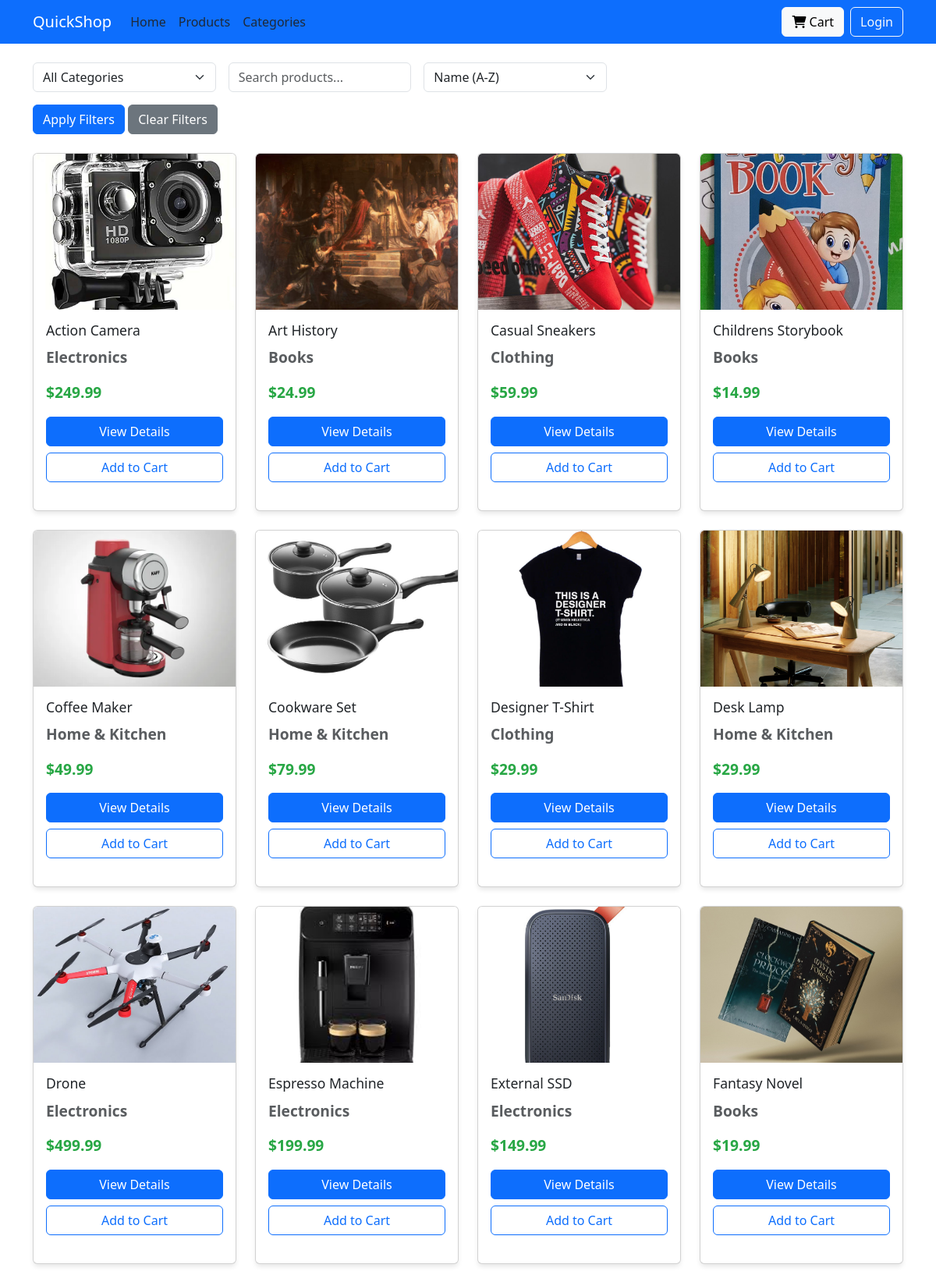
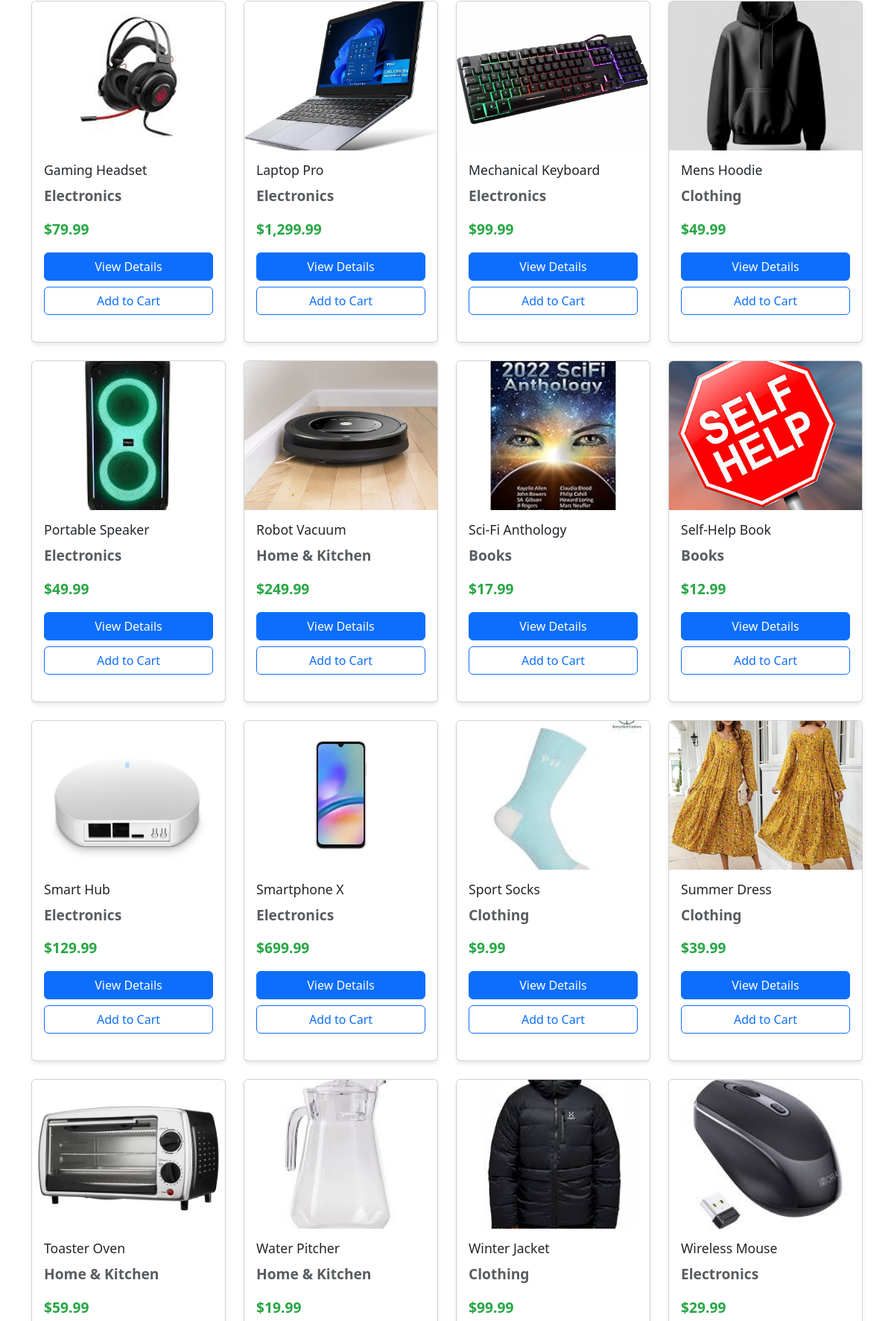
/products.php (upper part), run on the app's committed database (2 pictures, top to bottom).
### tables this page shows
CREATE TABLE IF NOT EXISTS products (
    id INT PRIMARY KEY AUTO_INCREMENT,
    category_id INT,
    name VARCHAR(100) NOT NULL,
    description TEXT,
    price DECIMAL(10,2) NOT NULL,
    stock INT NOT NULL DEFAULT 0,
    image VARCHAR(255),
    featured BOOLEAN DEFAULT FALSE,
    created_at TIMESTAMP DEFAULT CURRENT_TIMESTAMP,
    FOREIGN KEY (category_id) REFERENCES categories(id)
);

CREATE TABLE IF NOT EXISTS categories (
    id INT PRIMARY KEY AUTO_INCREMENT,
    name VARCHAR(50) NOT NULL,
    description TEXT,
    created_at TIMESTAMP DEFAULT CURRENT_TIMESTAMP
);

### products.php (the view, shortened to what this page needs)
<?php
include 'config/database.php';
$search = isset($_GET['search']) ? trim($_GET['search']) : '';
$sort = isset($_GET['sort']) ? $_GET['sort'] : 'name_asc';
$sql = "SELECT p.*, c.name as category_name
        FROM products p
        LEFT JOIN categories c ON p.category_id = c.id
        WHERE 1=1";
switch ($sort) {
    default:
        $sql .= " ORDER BY p.name ASC";
}
$stmt = $conn->prepare($sql);
$stmt->execute();
$result = $stmt->get_result();
?>
<!DOCTYPE html>
<html lang="en">
<head>
    <link rel="stylesheet" href="css/style.css">
    <link href="https://cdn.jsdelivr.net/npm/bootstrap@5.3.0/dist/css/bootstrap.min.css" rel="stylesheet">
    <link rel="stylesheet" href="https://cdnjs.cloudflare.com/ajax/libs/font-awesome/6.0.0/css/all.min.css">
</head>
<body>
    <nav class="navbar navbar-expand-lg navbar-dark bg-primary">
        <div class="container">
            <a class="navbar-brand" href="index.php">QuickShop</a>
            <div class="collapse navbar-collapse" id="navbarNav">
                <ul class="navbar-nav me-auto">
                    <li class="nav-item">
                        <a class="nav-link" href="index.php">Home</a>
                    </li>
                    <li class="nav-item">
                        <a class="nav-link active" href="products.php">Products</a>
                    </li>
                    <li class="nav-item">
                        <a class="nav-link" href="categories.php">Categories</a>
                    </li>
                </ul>
                <div class="d-flex">
                    <a href="cart.php" class="btn btn-light me-2">
                        <i class="fas fa-shopping-cart"></i> Cart
                    </a>
                    <?php if (isset($_SESSION['user_id'])): ?>
                        <a href="logout.php" class="btn btn-outline-light">Logout</a>
                    <?php else: ?>
                        <a href="login.php" class="btn btn-outline-light">Login</a>
                    <?php endif; ?>
                </div>
            </div>
        </div>
    </nav>
    <div class="container mt-4">
        <div class="row mb-4">
            <div class="col-md-8">
                <form action="" method="GET" class="row g-3">
                    <div class="col-md-4">
                        <select name="category" class="form-select">
                            <option value="">All Categories</option>
                        </select>
                    </div>
                    <div class="col-md-4">
                        <input type="text" name="search" class="form-control"
                               placeholder="Search products..." value="<?php echo htmlspecialchars($search); ?>">
                    </div>
                    <div class="col-md-4">
                        <select name="sort" class="form-select">
                            <option value="name_asc" <?php echo $sort == 'name_asc' ? 'selected' : ''; ?>>Name (A-Z)</option>
                        </select>
                    </div>
                    <div class="col-12">
                        <button type="submit" class="btn btn-primary">Apply Filters</button>
                        <a href="products.php" class="btn btn-secondary">Clear Filters</a>
                    </div>
                </form>
            </div>
        </div>
        <div class="row">
            <?php if ($result->num_rows > 0): ?>
                <?php while ($product = $result->fetch_assoc()): ?>
                    <div class="col-md-3 mb-4">
                        <div class="card product-card h-100">
                            <?php if (!empty($product['image'])): ?>
                                <img src="images/products/<?php echo htmlspecialchars($product['image']); ?>"
                                     class="card-img-top" alt="<?php echo htmlspecialchars($product['name']); ?>"
                                     style="height: 200px; object-fit: cover;">
                            <?php else: ?>
                                <img src="images/products/no-image.jpg"
                                     class="card-img-top" alt="No image available"
                                     style="height: 200px; object-fit: cover;">
                            <?php endif; ?>
                            <div class="card-body">
                                <h5 class="card-title"><?php echo $product['name']; ?></h5>
                                <p class="card-text text-muted"><?php echo $product['category_name']; ?></p>
                                <p class="card-text price">$<?php echo number_format($product['price'], 2); ?></p>
                                <div class="d-grid gap-2">
                                    <a href="product.php?id=<?php echo $product['id']; ?>"
                                       class="btn btn-primary">View Details</a>
                                    <button class="btn btn-outline-primary add-to-cart"
                                            data-product-id="<?php echo $product['id']; ?>">
                                        Add to Cart
                                    </button>
                                </div>
                            </div>
                        </div>
                    </div>
                <?php endwhile; ?>
            <?php else: ?>
                <div class="col-12">
                    <div class="alert alert-info">No products found.</div>
                </div>
            <?php endif; ?>
        </div>
    </div>
</body>
</html>

### css/style.css (style rules this page uses)
body { font-family: Arial, sans-serif; line-height: 1.6; color: #333; }
.navbar { padding: 1rem 0; }
.nav-link { color: #333; font-weight: 500; padding: 0.5rem 1rem; }
.card { border: none; box-shadow: 0 2px 4px rgba(0,0,0,0.1); transition: transform 0.3s ease; }
.card-img-top { height: 200px; object-fit: cover; }
.btn { padding: 0.5rem 1.5rem; border-radius: 5px; }
.btn-primary { background-color: #0d6efd; border-color: #0d6efd; }
:root { --primary-color: #0056b3; --secondary-color: #004085; --accent-color: #4a90e2; --text-color: #1f2937; --light-text: #6b7280; --background: #ffffff; --light-background: #f3f4f6; --border-color: #e5e7eb; --success-color: #10b981; --error-color: #ef4444; --shadow-sm: 0 1px 2px 0 rgb(0 0 0 / 0.05); --shadow: 0 4px 6px -1px rgb(0 0 0 / 0.1); --shadow-lg: 0 10px 15px -3px rgb(0 0 0 / 0.1); }
* { margin: 0; padding: 0; box-sizing: border-box; }
body { font-family: 'Inter', -apple-system, BlinkMacSystemFont, 'Segoe UI', Roboto, sans-serif; line-height: 1.6; color: var(--text-color); background-color: var(--background); }
.navbar { background: var(--background) !important; backdrop-filter: blur(8px); transition: all 0.3s ease; }
.nav-link { color: var(--text-color) !important; font-weight: 500; position: relative; padding: 0.5rem 1rem; }
.nav-link::after { content: ''; position: absolute; bottom: 0; left: 50%; width: 0; height: 2px; background: var(--primary-color); transition: all 0.3s ease; transform: translateX(-50%); }
.btn { padding: 0.75rem 1.5rem; border-radius: 0.5rem; font-weight: 500; transition: all 0.3s ease; }
.btn-primary { background: var(--primary-color); border: none; }
.btn-outline-primary { border-color: var(--primary-color); color: var(--primary-color); }
.card { border: none; border-radius: 1rem; box-shadow: var(--shadow); transition: all 0.3s ease; overflow: hidden; }
.card-img-top { height: 250px; object-fit: cover; transition: transform 0.5s ease; }
.form-control { padding: 0.75rem 1rem; border-radius: 0.5rem; border: 1px solid var(--border-color); transition: all 0.3s ease; }
.product-card { transition: transform 0.3s ease; margin-bottom: 20px; border: 1px solid #ddd; }
.product-card .card-img-top { height: 200px; object-fit: cover; }
.product-card .card-title { font-size: 1.1rem; margin-bottom: 10px; }
.product-card .card-text { color: #28a745; font-weight: bold; font-size: 1.2rem; }
.btn-outline-light { border-width: 2px; }

### data on the page
products: image+name (picture), name "Action Camera", category.name "Electronics", price "249.99"
products: image (picture), name "Art History", category.name "Books", price "24.99"
products: image+name (picture), name "Casual Sneakers", category.name "Clothing", price "59.99"
products: image (picture), name "Childrens Storybook", category.name "Books", price "14.99"
products: image+name (picture), name "Coffee Maker", category.name "Home & Kitchen", price "49.99"
products: image (picture), name "Cookware Set", category.name "Home & Kitchen", price "79.99"
products: image+name (picture), name "Designer T-Shirt", category.name "Clothing", price "29.99"
products: image (picture), name "Desk Lamp", category.name "Home & Kitchen", price "29.99"
products: image (picture), name "Drone", category.name "Electronics", price "499.99"
products: image (picture), name "Espresso Machine", category.name "Electronics", price "199.99"
products: image (picture), name "External SSD", category.name "Electronics", price "149.99"
products: image (picture), name "Fantasy Novel", category.name "Books", price "19.99"
products: image (picture), name "Gaming Headset", category.name "Electronics", price "79.99"
products: image+name (picture), name "Laptop Pro", category.name "Electronics", price "1,299.99"
products: image (picture), name "Mechanical Keyboard", category.name "Electronics", price "99.99"
products: image (picture), name "Mens Hoodie", category.name "Clothing", price "49.99"
products: image (picture), name "Portable Speaker", category.name "Electronics", price "49.99"
products: image (picture), name "Robot Vacuum", category.name "Home & Kitchen", price "249.99"
products: image (picture), name "Sci-Fi Anthology", category.name "Books", price "17.99"
products: image (picture), name "Self-Help Book", category.name "Books", price "12.99"
products: image (picture), name "Smart Hub", category.name "Electronics", price "129.99"
products: image+name (picture), name "Smartphone X", category.name "Electronics", price "699.99"
products: image (picture), name "Sport Socks", category.name "Clothing", price "9.99"
products: image (picture), name "Summer Dress", category.name "Clothing", price "39.99"
products: image (picture), name "Toaster Oven", category.name "Home & Kitchen", price "59.99"
products: image (picture), name "Water Pitcher", category.name "Home & Kitchen", price "19.99"
products: image (picture), name "Winter Jacket", category.name "Clothing", price "99.99"
products: image (picture), name "Wireless Mouse", category.name "Electronics", price "29.99"
